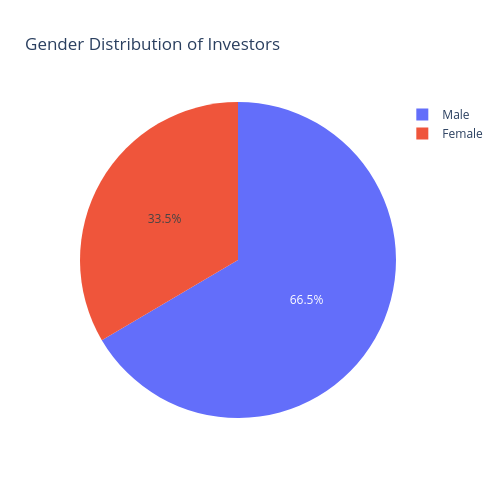

Notebook code for this chart:
### Code cell
# Gender Distribution [5]
gender_counts = investor_transactions['gender'].value_counts().reset_index()
gender_counts.columns = ['Gender', 'Count']

fig = px.pie(gender_counts, 
             values='Count', 
             names='Gender',
             title='Gender Distribution of Investors')

fig.update_layout(width=500, height=500)
fig.write_image('../reports/figures/gender_distribution.png')
fig.show()

### Figure 1 — Plotly figure (JSON) as saved in the notebook; plotly's stock layout.template omitted (floating-point values rounded to 4 significant figures)
{"data": [{"domain": {"x": [0, 1], "y": [0, 1]}, "hovertemplate": "Gender=%{label}<br>Count=%{value}<extra></extra>", "labels": ["Male", "Female"], "legendgroup": "", "name": "", "showlegend": true, "type": "pie", "values": [21809, 10969]}], "layout": {"height": 500, "legend": {"tracegroupgap": 0}, "title": {"text": "Gender Distribution of Investors"}, "width": 500}}
